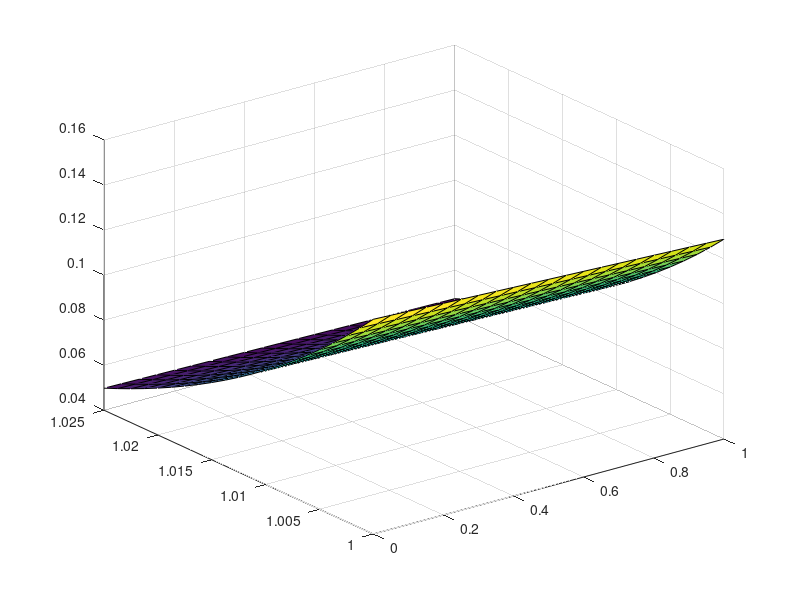

The MATLAB source for this figure:
c = 20;
m = 20;
f = @(x)exp(-x);
g = @(x)-2*exp(-x);
l = @(t)exp(-2*t);
r = @(t) exp(-1-2*t);
h = 1/m;
k = h/(c*2); 
sigma = c*k/h;
n = m;
a = 0;
b =1;
at = 0;
bt = 1;
X = a+(0:m)*h; %Vector de xs
T = b+(0:n)*k; %Vector de ts
N =m+1;
M = n+1;
A = diag((2-2*(sigma^2))*ones(1,M)) + diag((sigma^2)*ones(1,M-1),-1)+ diag((sigma^2)*ones(1,M-1),1); %Matriz tridiagonal
Fx = ones(M,1);
Gx = ones(M,1);
T0 = zeros(M,1);
T0(1) = l(0);
T0(M) = r(0);

for i=1:M
   Fx(i,1) = f(X(i)); 
   Gx(i,1) = g(X(i));
end

W0 = Fx;
W1 = (1/2)*A*Fx +k*Gx+(sigma^2)/2*T0;
Wij = ones(M,N);
Wij(:,1) = W0;
Wij(:,2) = W1;
for i=3:N
    for j=2:M
        T0(1)= l(T(j-1));
        T0(M)= r(T(j-1));
    end
    W = A*Wij(:,i-1)-Wij(:,i-2)+sigma^2*T0;
end


%%Solución real
ur = @(x,t) exp(-x-2*t);
u = zeros(M,N);
for i=1:M
    for j=1:N
        u(i,j) = ur(X(i),T(j));
    end
end
surf(X,T,u)
